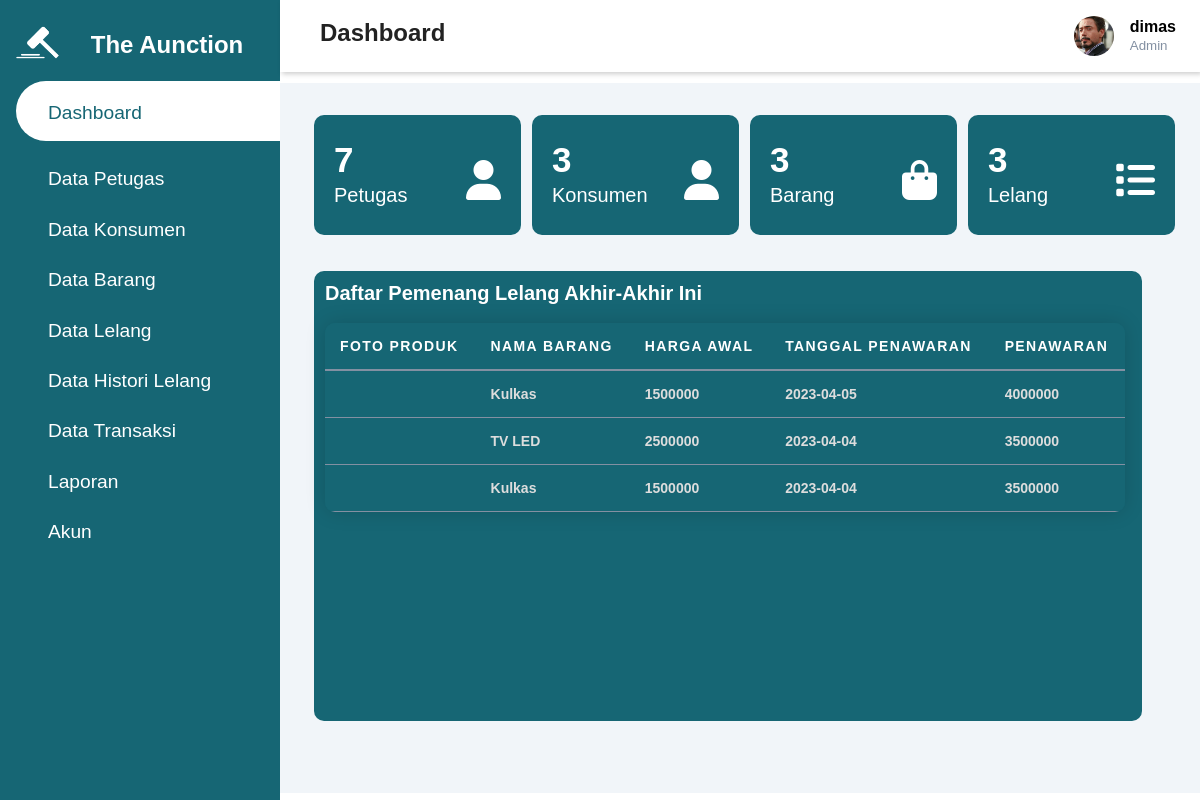
The page /admin/adminpage.php (signed in) on the database as committed earlier.
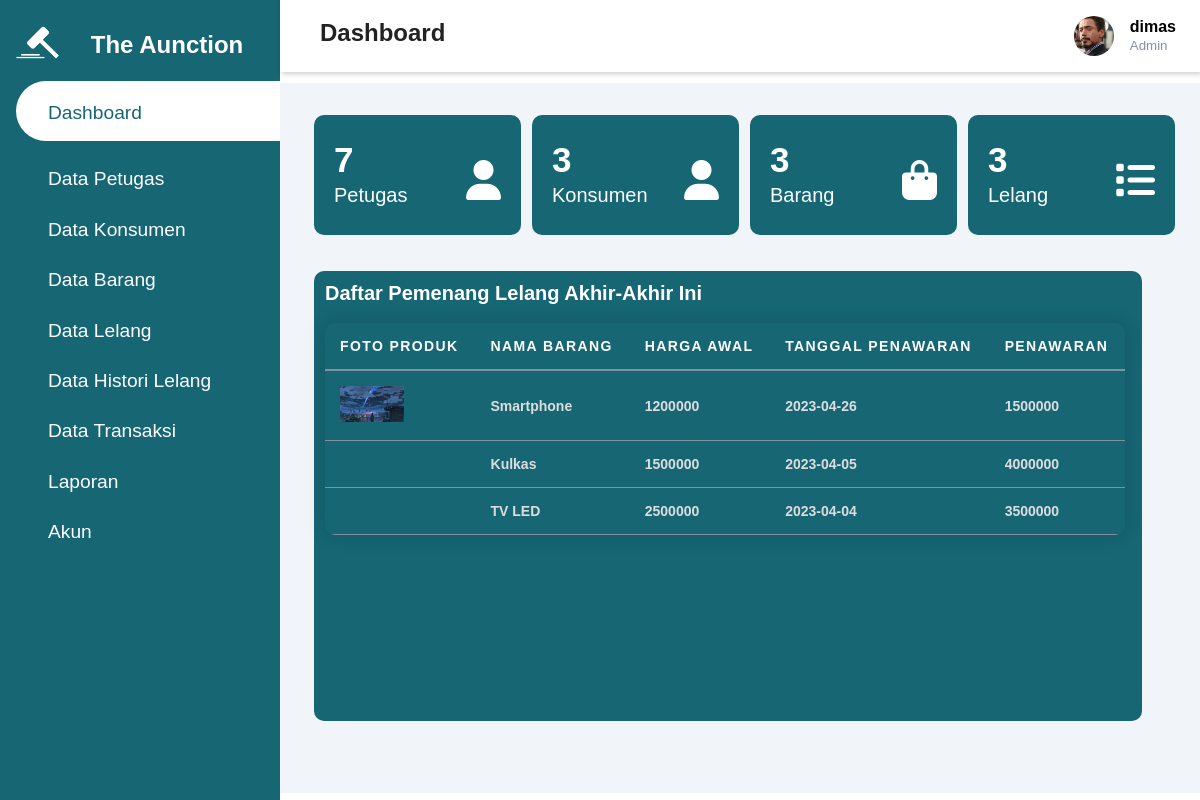
The same page on the database as committed later.
### tables this page shows
CREATE TABLE `thistori_lelang` (
  `id_histori` int(11) NOT NULL,
  `id_lelang` int(11) NOT NULL,
  `id_barang` int(11) NOT NULL,
  `id_user` int(11) NOT NULL,
  `tanggal_penawaran` date DEFAULT curdate(),
  `penawaran_harga` int(11) NOT NULL
);

CREATE TABLE `tbarang` (
  `id_barang` int(11) NOT NULL,
  `nama_barang` varchar(25) NOT NULL,
  `tanggal` date NOT NULL,
  `harga_awal` int(20) NOT NULL,
  `deskripsi_barang` text NOT NULL,
  `gambar_barang` varchar(50) NOT NULL
);

### admin/adminpage.php (the view, shortened to what the changed rows need)
<!DOCTYPE html>
<html lang="en">
<head>
    <link rel="stylesheet"
        href="https://maxst.icons8.com/vue-static/landings/line-awesome/line-awesome/1.3.0/css/line-awesome.min.css">
    <link rel="stylesheet" href="../assets/css/test.css">
    <link rel="stylesheet" href="https://cdnjs.cloudflare.com/ajax/libs/font-awesome/6.4.0/css/all.min.css"
 />
</head>
<body>
    <div class="sidebar">
        <div class="sidebar-brand">
            <h1>
                <img src="../assets/img/LELANG6.png" alt="" width="70px" height="70px">
                <h2>The Aunction</h2>
            </h1>
        </div>
    </div>
    <div class="main-content">
        <header>
            <h2>
                <label for="nav-toggle">
                    <span class="las la-bars"></span>
                </label>
                Dashboard
            </h2>
        </header>
        <main>
            <br /><br />
            <div class="col-div-8">
                <div class="box-8">
                    <div class="content-box">
                        <h2>Daftar Pemenang Lelang Akhir-Akhir Ini</h2>
                        <br />
                        <table id="table-dashboard">
                            <tr>
                                <th id="table-dashboard-th">Foto Produk</th>
                                <th id="table-dashboard-th">Nama Barang</th>
                                <th id="table-dashboard-th">Harga Awal</th>
                                <th id="table-dashboard-th">Tanggal Penawaran</th>
                                <th id="table-dashboard-th">Penawaran</th>
                            </tr>
                            <?php
                            include '../php/koneksi.php';
                            $data5 = mysqli_query($koneksi, "SELECT * FROM `thistori_lelang` INNER JOIN tbarang on thistori_lelang.id_barang=tbarang.id_barang ORDER BY tanggal_penawaran DESC LIMIT 3
                            ");
                            while ($d5 = mysqli_fetch_array($data5)) {
                                ?>
                                <tr>
                                    <td id="table-dashboard-td">
                                        <img src="../assets/img/<?= $d5['gambar_barang']; ?>" alt="" width="64px"
                                            height="auto">
                                    </td>
                                    <td id="table-dashboard-td">
                                        <?= $d5['nama_barang']; ?>
                                    </td>
                                    <td id="table-dashboard-td">
                                        <?= $d5['harga_awal']; ?>
                                    </td>
                                    <td id="table-dashboard-td">
                                        <?= $d5['tanggal_penawaran']; ?>
                                    </td>
                                    <td id="table-dashboard-td">
                                        <?= $d5['penawaran_harga']; ?>
                                    </td>
                                </tr>
                                <?php
                            }
                            ?>
                        </table>
                    </div>
                </div>
            </div>
    </div>
</body>
</html>

Rows that differ between the two databases and show on the page:
no longer on this page (row unchanged): thistori_lelang: id_barang.nama_barang "Kulkas", id_barang.harga_awal "1500000", tanggal_penawaran "2023-04-04", penawaran_harga "3500000"
added thistori_lelang: id_barang.gambar_barang (picture), id_barang.nama_barang "Smartphone", id_barang.harga_awal "1200000", tanggal_penawaran "2023-04-26", penawaran_harga "1500000"
